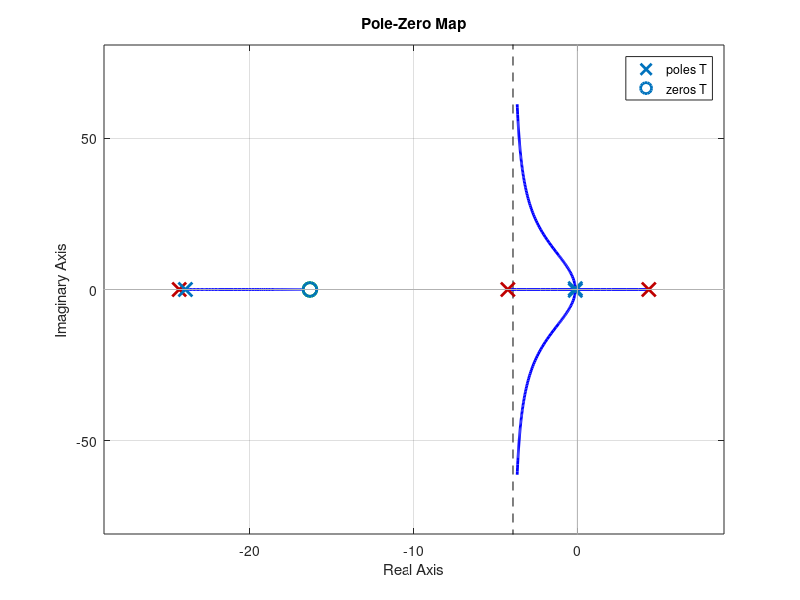

Recreate this plot in MATLAB.
%{
    @file oneDOF.m
    @author Benjamin Brown (bbrown1867@gmail.com)
    @author Luke Soldano (lsoldano93@gmail.com)
    @date December 7th, 2014
    @brief One degree of freedom controller for inverted pendulum
%}
function [K, poleH_1, poleT, H_1, T] = oneDOF()
%@param None
%@retval K: The gain design parameter chosen
%@retval poleH_1: Poles of the open loop TF
%@retval poleT: Poles of the closed loop TF
%@retval H_1: Open loop TF
%@retval T: Closed loop TF

%Load assumed set of values
load('const_val.mat');

%OPEN LOOP TF H_1 Constants
B = ((K_m^2)*(K_g^2))/(M*(r^2)*R_A);
C = (K_m*K_g)/(M*r*R_A);

%OPEN LOOP TF H_1 Coefficients
z11 = C;
z10 = -C*B*(l - 1);
p13 = l;
p12 = B*l;
p11 = (-g*deltaM)/M;
p10 = (((g*B)/M)*(m*l - deltaM));

%OPEN LOOP TF H_1
H_1 = tf([z11, z10],[p13, p12, p11, p10]);
poleH_1 = pole(H_1);

%Check what values of K make the open loop TF stable
rlocus(H_1);

%CLOSED LOOP TF DESIGN PARAMETER
K = 1.48;

%CLOSED LOOP TF T
T = tf([K*z11, K*z10], [p13, p12, (p11+K*z11), (p10+K*z10)]);
poleT = pole(T);
pzmap(T)

end